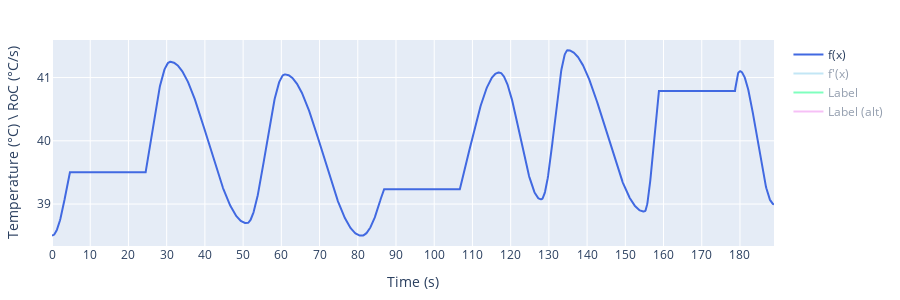

Notebook cell for this chart:
### Code cell
stimulus = StimulusGenerator(config)
stimulus.seed
_ = stimulus_extra(stimulus, s_RoC=0.2, display_stats=False)
stimulus.duration

### Figure 1 — Plotly figure (JSON) as saved in the notebook; plotly's stock layout.template omitted (floating-point values rounded to 4 significant figures; data arrays with more than 128 entries replaced by an {"elided": "..."} marker saying what was removed)
{"data": [{"line": {"color": "royalblue"}, "name": "f(x)", "type": "scatter", "visible": true, "x": {"elided": "1890 float values"}, "y": {"elided": "1890 float values"}}, {"line": {"color": "skyblue"}, "name": "f'(x)", "type": "scatter", "visible": "legendonly", "x": {"elided": "1890 float values"}, "y": {"elided": "1890 float values"}}, {"line": {"color": "springgreen"}, "name": "Label", "type": "scatter", "visible": "legendonly", "x": {"elided": "1890 float values"}, "y": {"elided": "1890 int values"}}, {"line": {"color": "violet"}, "name": "Label (alt)", "type": "scatter", "visible": "legendonly", "x": {"elided": "1890 float values"}, "y": {"elided": "1890 int values"}}], "layout": {"autosize": true, "height": 300, "margin": {"b": 20, "l": 20, "r": 20, "t": 40}, "width": 900, "xaxis": {"dtick": 10, "tick0": 0, "tickmode": "linear", "title": {"text": "Time (s)"}}, "yaxis": {"title": {"text": "Temperature (°C) \\ RoC (°C/s)"}}}}
